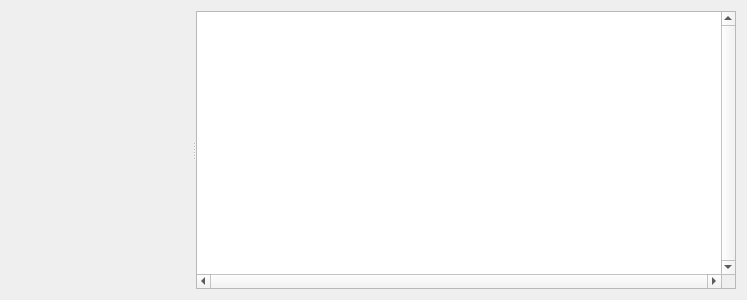
<?xml version="1.0" encoding="UTF-8"?>
<ui version="4.0">
 <class>PianoRoll</class>
 <widget class="QWidget" name="PianoRoll">
  <property name="geometry">
   <rect>
    <x>0</x>
    <y>0</y>
    <width>747</width>
    <height>300</height>
   </rect>
  </property>
  <property name="windowTitle">
   <string>Form</string>
  </property>
  <layout class="QHBoxLayout" name="horizontalLayout_2">
   <item>
    <widget class="QSplitter" name="splitter">
     <property name="orientation">
      <enum>Qt::Horizontal</enum>
     </property>
     <widget class="QWidget" name="layoutWidget">
      <layout class="QHBoxLayout" name="horizontalLayout">
       <item>
        <widget class="QWidget" name="controls" native="true">
         <property name="maximumSize">
          <size>
           <width>200</width>
           <height>16777215</height>
          </size>
         </property>
        </widget>
       </item>
       <item>
        <widget class="QWidget" name="keyboard" native="true">
         <property name="minimumSize">
          <size>
           <width>80</width>
           <height>0</height>
          </size>
         </property>
         <property name="maximumSize">
          <size>
           <width>80</width>
           <height>16777215</height>
          </size>
         </property>
        </widget>
       </item>
      </layout>
     </widget>
     <widget class="QGraphicsView" name="notes">
      <property name="sizePolicy">
       <sizepolicy hsizetype="Maximum" vsizetype="Expanding">
        <horstretch>0</horstretch>
        <verstretch>0</verstretch>
       </sizepolicy>
      </property>
      <property name="minimumSize">
       <size>
        <width>500</width>
        <height>0</height>
       </size>
      </property>
      <property name="verticalScrollBarPolicy">
       <enum>Qt::ScrollBarAlwaysOn</enum>
      </property>
      <property name="horizontalScrollBarPolicy">
       <enum>Qt::ScrollBarAlwaysOn</enum>
      </property>
      <property name="alignment">
       <set>Qt::AlignLeading|Qt::AlignLeft|Qt::AlignTop</set>
      </property>
      <property name="transformationAnchor">
       <enum>QGraphicsView::NoAnchor</enum>
      </property>
     </widget>
    </widget>
   </item>
  </layout>
 </widget>
 <resources/>
 <connections/>
</ui>
